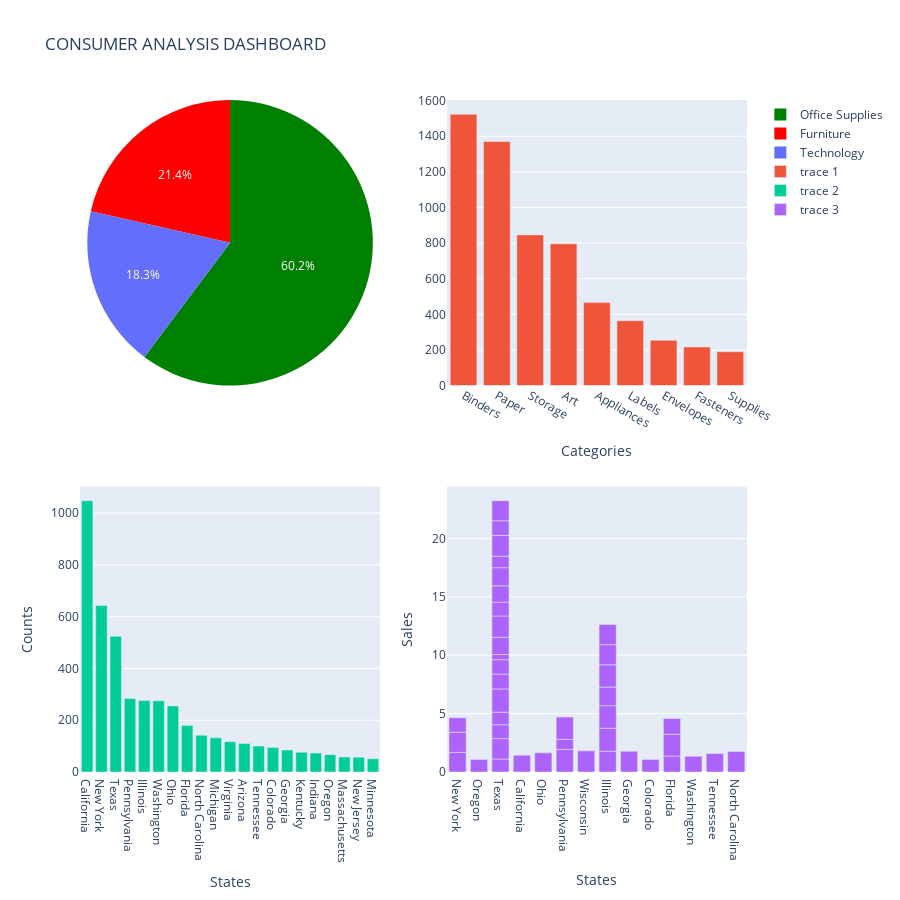

Notebook cell for this chart:
### Code cell
#Setting the grid

fig = make_subplots(
    rows=2, cols=2, column_width= [1.5,1.5],row_width= [2,2],
    specs=[[{"type":"pie"},{"type":"bar"}],
           [{"type":"Bar"},{"type":"Bar"}]]
)

fig.add_trace(go.Pie(labels=ctgry["Category"], 
                     values=ctgry['Counts'],textinfo='percent',
                    marker= dict(colors=['green','red'])),row=1, col=1)
fig.add_trace(go.Bar(x=cns_cat["Category"], y=cns_cat["Counts"]), 
                    row=1, col=2)
fig.add_trace(go.Bar(x=state["State"], y=state["counts"]),
                    row=2, col=1)
fig.add_trace(go.Bar(x=lowsales["State"], y=lowsales["Sales"]),
                    row=2, col=2)

fig.update_xaxes(row=1, col=1)
fig.update_xaxes(title_text= "Categories", row=1, col=2)
fig.update_xaxes(title_text="States", row=2, col=1)
fig.update_xaxes(title_text="States" , row=2, col=2)

# Update yaxis properties
fig.update_yaxes( row=1, col=1)
fig.update_yaxes( row=1, col=2)
fig.update_yaxes(title_text="Counts",row=2, col=1)
fig.update_yaxes(title_text="Sales", row=2, col=2)


fig.update_layout(height=900, width=900, title_text="CONSUMER ANALYSIS DASHBOARD")
fig.show()

### Figure 1 — Plotly figure (JSON) as saved in the notebook; plotly's stock layout.template omitted (floating-point values rounded to 4 significant figures)
{"data": [{"domain": {"x": [0, 0.45], "y": [0.575, 1]}, "labels": ["Office Supplies", "Furniture", "Technology"], "marker": {"colors": ["green", "red"]}, "textinfo": "percent", "type": "pie", "values": [3127, 1113, 951]}, {"type": "bar", "x": ["Binders", "Paper", "Storage", "Art", "Appliances", "Labels", "Envelopes", "Fasteners", "Supplies"], "xaxis": "x", "y": [1523, 1370, 846, 796, 466, 364, 254, 217, 190], "yaxis": "y"}, {"type": "bar", "x": ["California", "New York", "Texas", "Pennsylvania", "Illinois", "Washington", "Ohio", "Florida", "North Carolina", "Michigan", "Virginia", "Arizona", "Tennessee", "Colorado", "Georgia", "Kentucky", "Indiana", "Oregon", "Massachusetts", "New Jersey", "Minnesota"], "xaxis": "x2", "y": [1048, 643, 524, 284, 276, 275, 255, 180, 142, 132, 117, 110, 100, 95, 85, 76, 73, 67, 58, 57, 51], "yaxis": "y2"}, {"type": "bar", "x": ["New York", "Oregon", "Texas", "Texas", "Texas", "New York", "Texas", "Texas", "California", "Texas", "Ohio", "Pennsylvania", "Texas", "Wisconsin", "Illinois", "Georgia", "Texas", "Illinois", "Illinois", "Pennsylvania", "Pennsylvania", "Texas", "Texas", "Texas", "Colorado", "New York", "Illinois", "Illinois", "Florida", "Texas", "Washington", "Florida", "Texas", "Tennessee", "Texas", "Texas", "North Carolina", "Illinois", "Texas", "Texas", "Illinois", "Florida"], "xaxis": "x3", "y": [1.68, 1.08, 1.112, 1.744, 1.192, 1.728, 1.08, 1.988, 1.44, 1.272, 1.641, 1.944, 1.234, 1.81, 1.788, 1.78, 0.444, 1.964, 1.928, 0.852, 1.908, 1.476, 1.824, 1.188, 1.08, 1.24, 1.592, 1.908, 1.365, 1.392, 1.344, 1.872, 1.556, 1.584, 0.984, 1.788, 1.752, 1.728, 1.248, 1.72, 1.728, 1.344], "yaxis": "y3"}], "layout": {"height": 900, "title": {"text": "CONSUMER ANALYSIS DASHBOARD"}, "width": 900, "xaxis": {"anchor": "y", "domain": [0.55, 1], "title": {"text": "Categories"}}, "xaxis2": {"anchor": "y2", "domain": [0, 0.45], "title": {"text": "States"}}, "xaxis3": {"anchor": "y3", "domain": [0.55, 1], "title": {"text": "States"}}, "yaxis": {"anchor": "x", "domain": [0.575, 1]}, "yaxis2": {"anchor": "x2", "domain": [0, 0.425], "title": {"text": "Counts"}}, "yaxis3": {"anchor": "x3", "domain": [0, 0.425], "title": {"text": "Sales"}}}}
